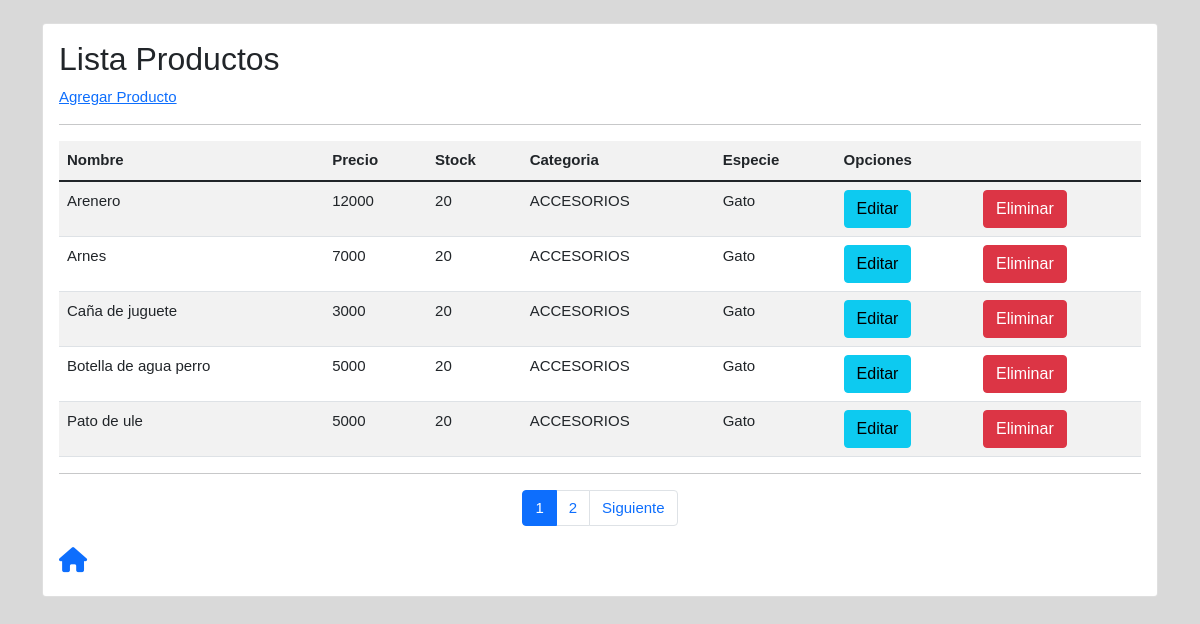
Screenshot of /listar/ (signed in) with the database file from the repository.
### core/models.py (models this page shows, shortened)
class Producto(models.Model):
    idProducto = models.IntegerField(primary_key=True)
    nombre = models.CharField(max_length=50)
    precio = models.IntegerField()
    stock = models.IntegerField()
    categoria = models.ForeignKey(CategoriaProducto, on_delete=models.CASCADE)
    especie = models.ForeignKey(CategoriaEspecie, on_delete=models.CASCADE)
    imagen = models.ImageField(upload_to="productos", null=True)

class CategoriaProducto(models.Model):
    idCategoria = models.IntegerField(primary_key=True)
    nombreCategoria = models.CharField(max_length=50)
    def __str__(self):
        return self.nombreCategoria

class CategoriaEspecie(models.Model):
    idEspecie = models.IntegerField(primary_key=True)
    nombreEspecie = models.CharField(max_length=50)
    def __str__(self):
        return self.nombreEspecie

### core/views.py (the view)
# urls.py: path('listar/', listar, name='listar'),
@csrf_exempt
@permission_required('app.view_producto')
def listar(request):
    productosListado = Producto.objects.all()
    page = request.GET.get('page', 1)
    try:
        paginator = Paginator(productosListado, 5)
        productosListado = paginator.page(page)
    except:
        raise Http404
    datos= {
            'entity': productosListado,
            'paginator' : paginator
        }
    return render(request, 'core/listar.html', datos)

### core/templates/core/listar.html (shortened to what this page needs)
<!DOCTYPE html>
<html lang="es">
<head>
  {% load static%}
<link href="https://cdn.jsdelivr.net/npm/bootstrap@5.1.3/dist/css/bootstrap.min.css" rel="stylesheet">
  <link rel="stylesheet" href="{% static 'core/css/crud.css' %}">
</head>
<body>
    <br>
    {% load crispy_forms_tags %}
<div class="container">
            <div class="card">
                <div class="card-body" >
                    <h2>Lista Productos </h2>
                        <div>
                            <a href="{% url 'agregar'%}">Agregar Producto</a>
                        </div>
                    <hr>
                    <div class="table-responsive">
                        <table class="table table-striped table-hover ">
                            <thread class="table-dark">
                                <tr>
                                    <th>Nombre</th>
                                    <th>Precio</th>
                                    <th>Stock</th>
                                    <th>Categoria</th>
                                    <th>Especie</th>
                                    <th colspan="2">Opciones</th>
                                </tr>
                            </thread>
                        <tbody>
                            {% for p in entity%}
                            <tr>
                            <td>{{p.nombre}} </td>
                            <td>{{p.precio}} </td>
                            <td>{{p.stock}} </td>
                            <td>{{p.categoria}} </td>
                            <td>{{p.especie}} </td>
                            <td> <a href="{% url 'modificarProducto' p.idProducto %}" class="btn btn-info">Editar</td>
                            <td> <a href="#" onclick="eliminarProducto({{p.idProducto}})" class="btn btn-danger">Eliminar</td>
                            </tr>
                            {%endfor%}
                        </tbody>
                        </table>
                        <hr>
                        <div>
                            {% include 'core/paginator.html' %}
                            <span class="shoping">
                                <a href="{% url 'index' %}"><i class="fa-solid fa-house"></i></a>
                                </span>
                        </div>
                    </div>
            </div>
        </div>
    </div>
</body>
</html>

### core/static/core/css/crud.css (style rules this page uses)
body { background-color: rgb(217, 217, 217); font-family: 'Arial'; padding: 0; margin: 0; font-size: 15px; }
.shoping { font-size: 25px; color: #555; }

### rows the page displays
Producto: nombre "Arenero", precio "12000", stock "20", categoria "ACCESORIOS", especie "Gato"
Producto: nombre "Arnes", precio "7000", stock "20", categoria "ACCESORIOS", especie "Gato"
Producto: nombre "Caña de juguete", precio "3000", stock "20", categoria "ACCESORIOS", especie "Gato"
Producto: nombre "Botella de agua perro", precio "5000", stock "20", categoria "ACCESORIOS", especie "Gato"
Producto: nombre "Pato de ule", precio "5000", stock "20", categoria "ACCESORIOS", especie "Gato"

### other values shown
{{ page }} "1" "2"
